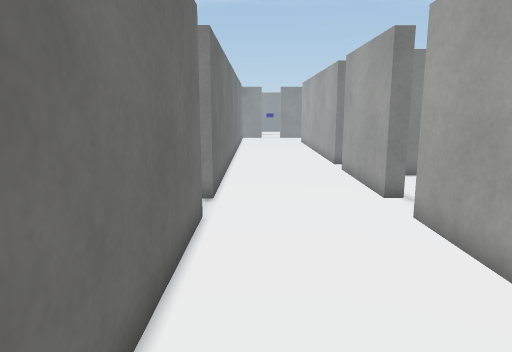
[1] (above)

21 first-person views from a walk through a Unity game level. The camera is 1.3 m above the floor, tilts 10° down and sees 70° across. The floor is counted in squares, 0.5 m on a side. Each view is taken from the middle of a square. On the plan, view 1 faces up. The plan holds only what a view shows up to about 20 squares ahead; the rest is blank. The place goes on beyond the plan. Some surface patterns are stand-ins.

[2]
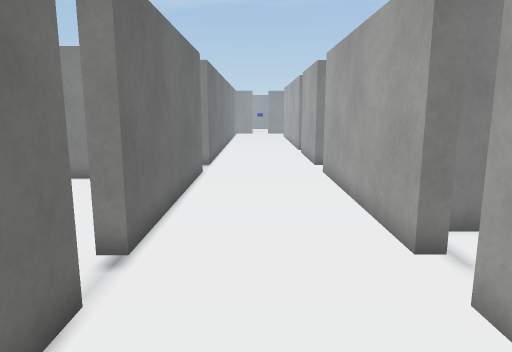

[3]
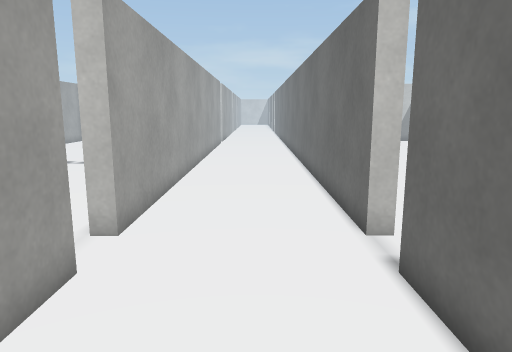

[4]
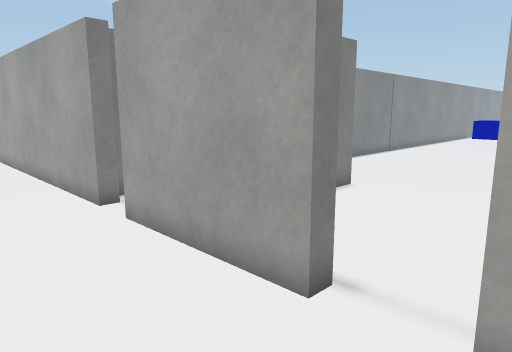

[5]
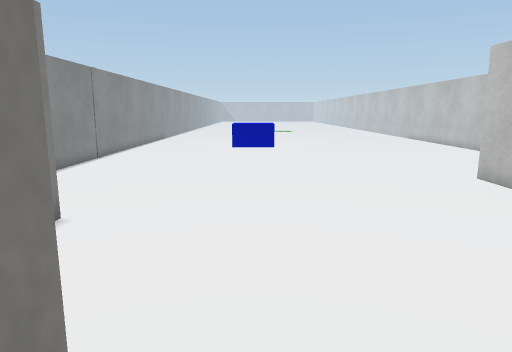

[6]
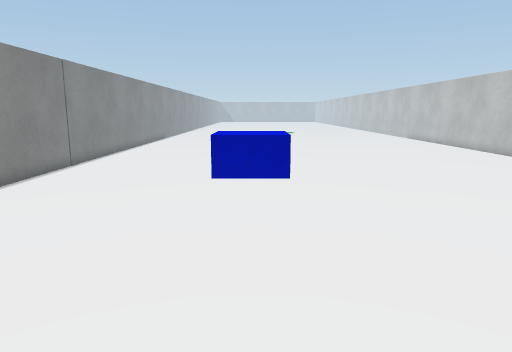

[7]
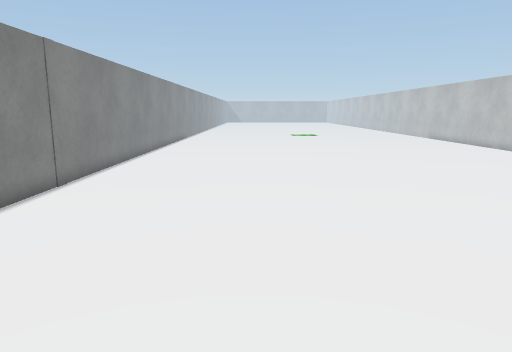

[8]
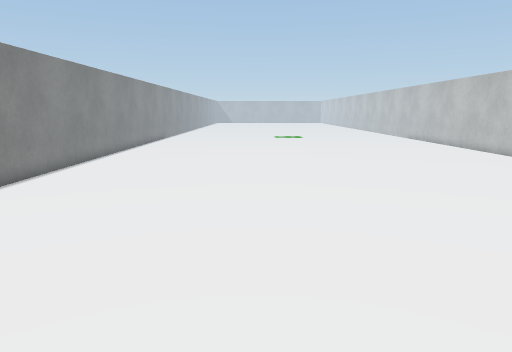

[9]
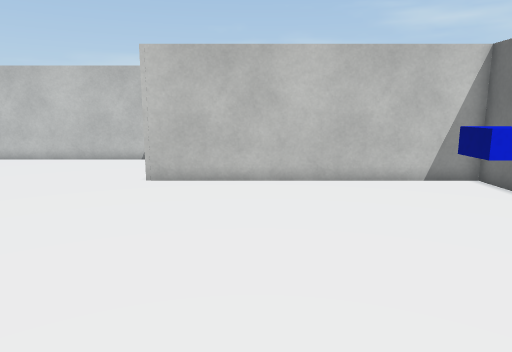

[10]
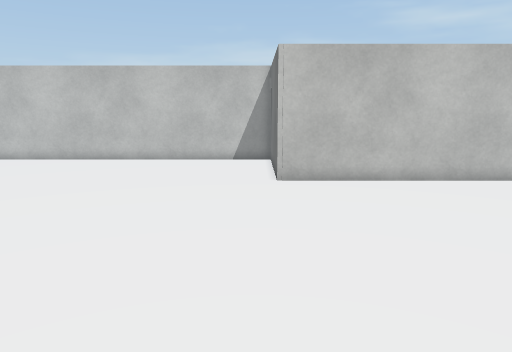

[11]
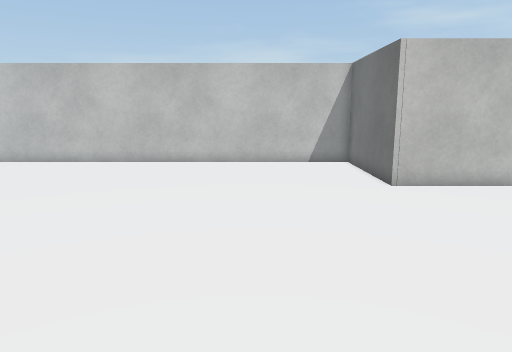

[12]
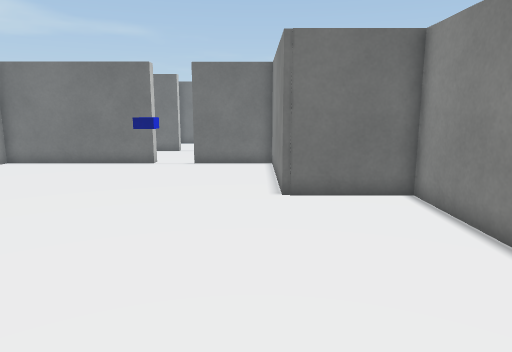

[13]
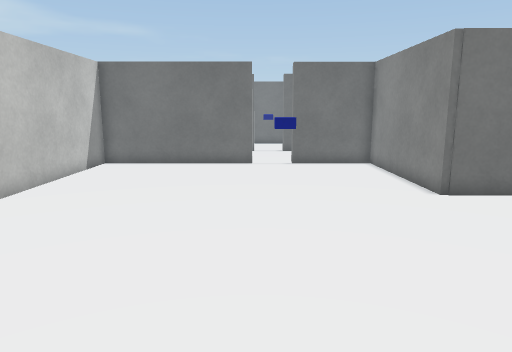

[14]
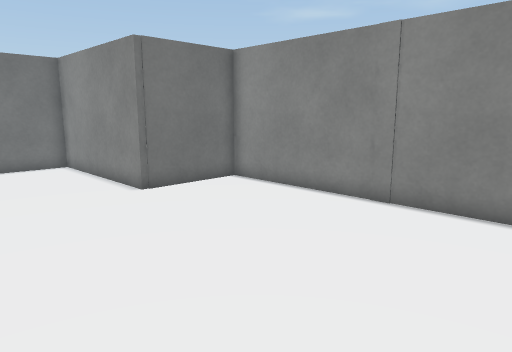

[15]
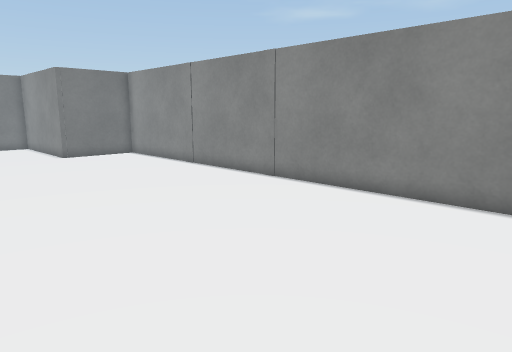

[16]
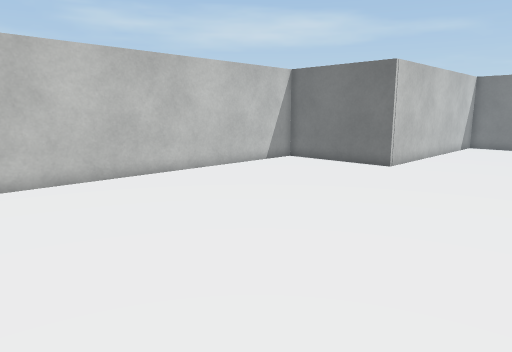

[17]
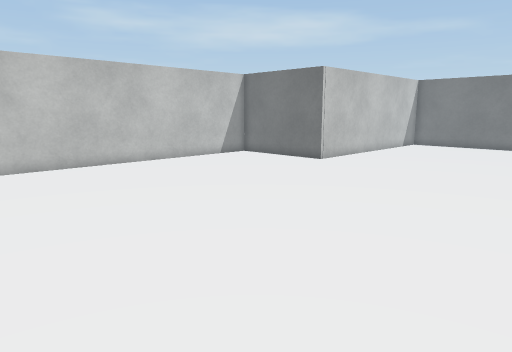

[18]
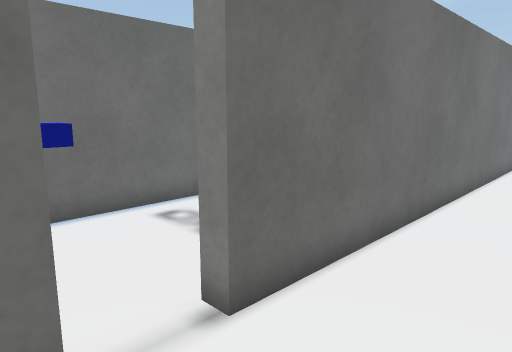

[19]
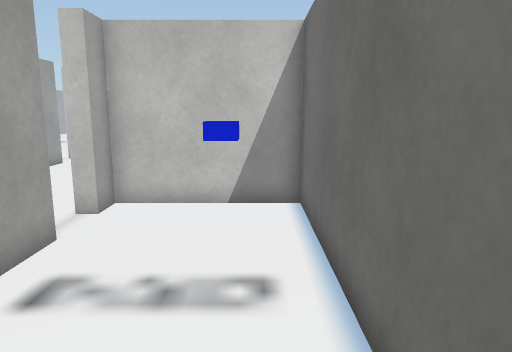

[20]
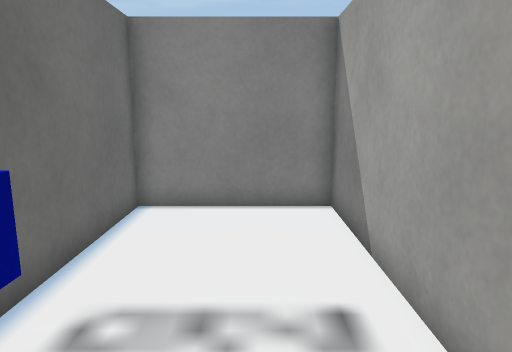

[21]
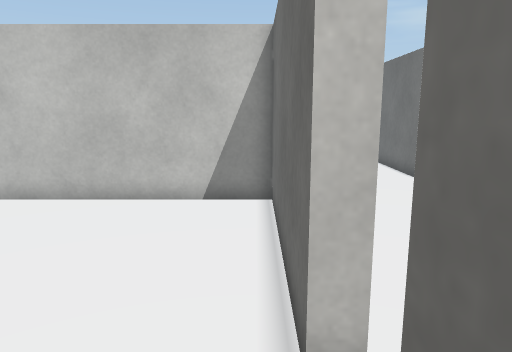

### Floor plan
Points are (right, up) in squares from view 1. A wall is a line through its corners. A room is listed if a view was taken in it or the views show most of it. See-through windows are left out.
Room 1 (views 1, 2, 3, 4, 5, 18)
walls: (-1.9, 8.8) (-1.3, 8.8) (-1.3, -0.6) (-2, -0.6); (4.5, 10.9) (3.9, 10.9) (3.9, 16.5); (6, 0.7) (5.1, 0.7); (4.6, -0.6) (3.9, -0.6) (3.9, 8.8) (4.5, 8.8); (-2, -2.4) (-1.3, -2.4) (-1.3, -8.5); (3.9, 18.1) (3.9, 21.5); (3.9, -8.5) (3.9, -2.4) (4.6, -2.4); (-1.3, 21.5) (-1.3, 10.9) (-1.9, 10.9)
ways out: opening at (4, 9.5) to room 2; opening at (-1.5, 10) to room 3; opening at (-1.5, -1.5); opening at (3, 17); opening at (4.5, -1.5)
Room 2 (views 6, 7, 8, 9, 10, 11, 12, 13, 14, 15, 16, 17, 21)
walls: (4.5, 8.8) (4.5, 1.3) (17.2, 1.3) (17.2, -4.9) (34.5, -4.9); (34.4, 19) (11.8, 19) (11.8, 14.8) (4.5, 14.8) (4.5, 10.9)
ways out: opening at (4, 9.5) to room 1
objects: blue block (9, 10) to (10, 10)
Room 3 (views 19, 20)
walls: (-1.9, 10.9) (-1.9, 19) (-7.3, 19) (-7.3, 7.8) (-1.9, 7.8) (-1.9, 8.8)
ways out: opening at (-1.5, 10) to room 1
objects: blue block (-6, 10) to (-5, 10)

Positions as (right, up) in squares from view 1, and headings:
1: (0, 0), facing up
2: (1, -7), facing up
3: (1, 5), facing down
4: (0, 8), facing up-right
5: (3, 10), facing right
6: (6, 10), facing right
7: (11, 12), facing right
8: (14, 10), facing right
9: (13, 15), facing down
10: (18, 15), facing down
11: (22, 14), facing down
12: (23, 14), facing left
13: (23, 9), facing left
14: (23, 9), facing up-left
15: (34, 8), facing up-left
16: (34, 9), facing down-left
17: (34, 13), facing down-left
18: (2, 8), facing up-left
19: (-6, 18), facing down
20: (-4, 9), facing up
21: (5, 12), facing down
